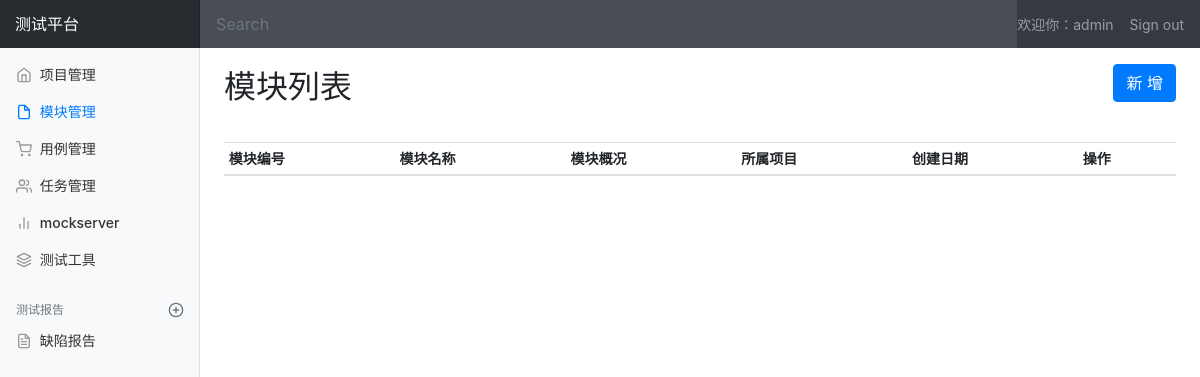
The app's page /manage/module_manage/ (signed in), older data.
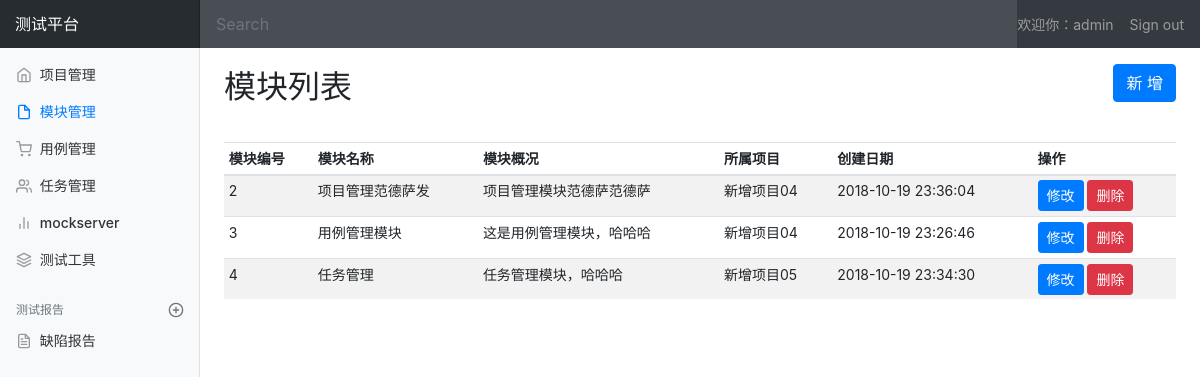
The same page, newer data.
### project_app/models.py (models this page shows, shortened)
class Module(models.Model):
    project = models.ForeignKey(Project, on_delete=models.CASCADE, verbose_name="所属项目")
    name = models.CharField("模块名称", max_length=100, blank=False, default="")
    describe = models.TextField("模块描述", default="")
    create_time = models.DateTimeField("创建时间", auto_now=True)

class Project(models.Model):
    name = models.CharField("项目名称", max_length=100, blank=False, default="")
    describe = models.TextField("项目描述", default="")
    status = models.BooleanField("项目状态", default=True)
    create_time = models.DateTimeField("创建时间", auto_now=True)
    def __str__(self):
        return self.name

### project_app/views/module_views.py (the view)
# urls.py: path('module_manage/', module_views.module_manage),
@login_required
def module_manage(request):
    username = request.session.get('u', None)
    return render(request, 'project_app/module_manage.html', {'user': username, 'type': 'list', 'module_list': Module.objects.all()})

### templates/project_app/module_manage.html (shortened to what the changed rows need)
{% extends 'base.html' %}
{% block css %}
  {% load static %}
  <link rel="stylesheet" type="text/css" href="{% static 'css/project_manage.css' %}">
{% endblock %}
{% block body%}
  <div class="container-fluid">
      <div class="row">
        <main role="main" class="col-md-9 ml-sm-auto col-lg-10 pt-3 px-4">
          {% if type == 'list' %}
          <div class="d-flex justify-content-between flex-wrap flex-md-nowrap align-items-center pb-2 mb-3">
            <h1 class="h2" id="module_list">模块列表</h1>
          </div>
          <div class="table-responsive">
            <table class="table table-striped table-sm">
              <thead>
                <tr>
                  <th>模块编号</th>
                  <th>模块名称</th>
                  <th>模块概况</th>
                  <th>所属项目</th>
                  <th>创建日期</th>
                  <th>操作</th>
                </tr>
              </thead>
              <tbody>
                {% for module in module_list %}
                  <tr>
                    <td>{{ module.id }}</td>
                    <td>{{ module.name }}</td>
                    <td>{{ module.describe }}</td>
                    <td>{{ module.project}}</td>
                    <td>{{ module.create_time|date:"Y-m-d H:i:s" }}</td>
                    <td>
                      <a href="/manage/edit_module/{{module.id}}/" class="btn btn-sm btn-primary">修改</a>
                      <a href="/manage/delete_module/{{module.id}}/" class="btn btn-sm btn-danger">删除</a>
                    </td>
                  </tr>
                {% endfor %}
              </tbody>
            </table>
          </div>
          {% endif %}
        </main>
      </div>
    </div>
{% endblock %}

Row changes from the older to the newer data that the page shows:
added Module: id "2", name "项目管理范德萨发", describe "项目管理模块范德萨范德萨", project "新增项目04", create_time "2018-10-19 23:36:04"
added Module: id "3", name "用例管理模块", describe "这是用例管理模块，哈哈哈", project "新增项目04", create_time "2018-10-19 23:26:46"
added Module: id "4", name "任务管理", describe "任务管理模块，哈哈哈", project "新增项目05", create_time "2018-10-19 23:34:30"
